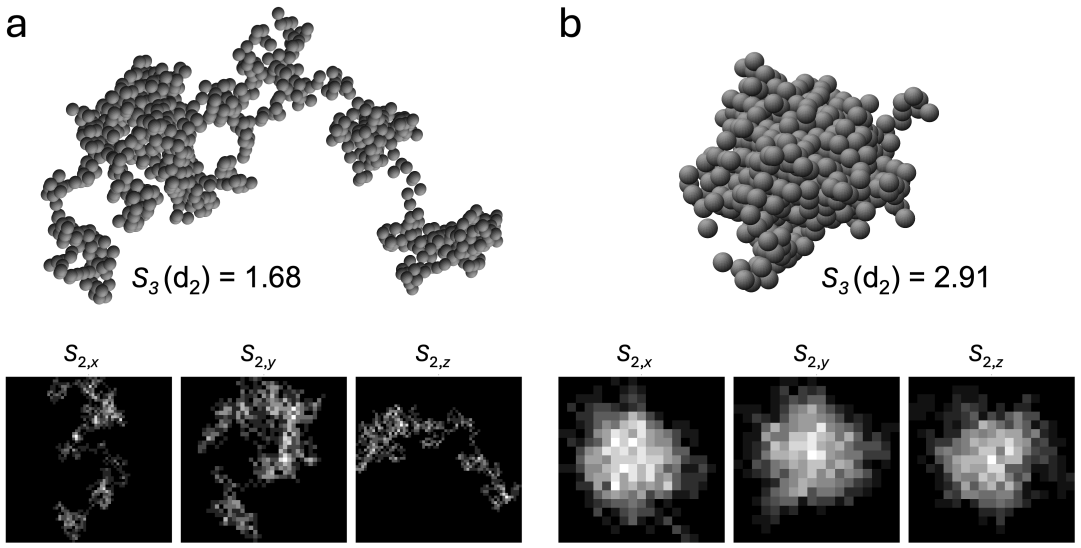
#> input picture images/Slide1.png, 3243 x 1642 px, given in place of 2622.bmp, which was not available (shown at 1/3 size)
$ jupyter execute --allow-errors flocmodelCNN.ipynb
#> lines starting #> are read from the running program, lines starting #| are printed output that depends on the picture; after the words box and inside, x2 and y2 are one past the last pixel; in counts of white or black regions, pixels touching at a corner belong together; pictures that were not available may be replaced by others from this repository, and a replacement may not be noted
[cell 1]
import tensorflow as tf
from tensorflow.keras import layers, models

# [28 lines left out: function build_model, not called in this run]

[cell 2]
import os
import numpy as np
from tensorflow.keras.preprocessing.image import load_img, img_to_array

from tensorflow.keras.preprocessing.image import img_to_array, load_img
import os
import numpy as np
from PIL import Image

def parse_dataset(base_path, target_shape=(128, 128)):
    """
    Parses the dataset into input tensors and target values.

    Parameters:
    base_path (str): Path to the dataset folder.
    target_shape (tuple): Target shape (height, width) for resizing images.

    Returns:
    tuple: (input_tensors, target_values)
    """
    input_tensors = []
    target_values = []

    for folder in sorted(os.listdir(base_path)):
        folder_path = os.path.join(base_path, folder)

        # Skip non-directory entries (e.g., hidden files like .DS_Store)
        if not os.path.isdir(folder_path):
            continue

        try:
            # Load and resize images
            xy_img = img_to_array(load_img(
                os.path.join(folder_path, 'xy_projection.bmp'),
                color_mode='grayscale'
            ).resize(target_shape)) / 255.0

            xz_img = img_to_array(load_img(
                os.path.join(folder_path, 'xz_projection.bmp'),
                color_mode='grayscale'
            ).resize(target_shape)) / 255.0

            yz_img = img_to_array(load_img(
                os.path.join(folder_path, 'yz_projection.bmp'),
                color_mode='grayscale'
            ).resize(target_shape)) / 255.0

            # Stack images as channels
            input_tensor = np.stack([xy_img.squeeze(), xz_img.squeeze(), yz_img.squeeze()], axis=-1)
            input_tensors.append(input_tensor)

            # Load target value
            with open(os.path.join(folder_path, 'correlation_dimension.txt'), 'r') as f:
                for line in f:
                    if "Correlation dimension" in line:
                        target_values.append(float(line.split(':')[-1]))

        except FileNotFoundError as e:
            print(f"Missing file in {folder_path}: {e}")
        except ValueError as e:
            print(f"Image shape mismatch in {folder_path}: {e}")

    return np.array(input_tensors), np.array(target_values)


# Load dataset
base_path = "/Volumes/PortableSSD/flocfractal/data/"
#> (the rest of this cell did not finish here and is left out)

#> (a cell that did not finish here is left out)

[cell 4]
from sklearn.model_selection import train_test_split

# Split into training, validation, and test sets
#> (the rest of this cell did not finish here and is left out)

#> (a cell that did not finish here is left out)

#> (a cell that did not finish here is left out)

#> (a cell that did not finish here is left out)

[cell 8]
import matplotlib.pyplot as plt
#> (the rest of this cell did not finish here and is left out)

[cell 9]
import cv2
import numpy as np
import matplotlib.pyplot as plt
from sklearn.cluster import KMeans
from tensorflow.keras.models import load_model

import cv2
import numpy as np
from sklearn.cluster import KMeans

def process_image_with_kmeans_largest(filepath, num_clusters=2, target_shape=(128, 128)):
    """
    Processes an image using KMeans clustering to generate a binary mask,
    keeps only the largest connected component (particle), and resizes it
    to match the CNN input shape with three channels.

    Parameters:
    filepath (str): Path to the BMP image.
    num_clusters (int): Number of clusters for KMeans. Default is 2 (background and particles).
    target_shape (tuple): Target shape for resizing the binary mask (height, width).

    Returns:
    np.ndarray: Processed binary mask tensor ready for CNN input with 3 channels.
    """
#> called with num_clusters = 2, target_shape = (128, 128)
    # Read the image
    image = cv2.imread(filepath)
#> image is the input picture: shape (1642, 3243, 3); min 0, max 255, mean 170.4
    if image is None:
        raise FileNotFoundError(f"Image not found: {filepath}")

    # Convert the image to RGB format
    image_rgb = cv2.cvtColor(image, cv2.COLOR_BGR2RGB)

    # Reshape the image to a 2D array of pixels (for clustering)
    pixels = image_rgb.reshape((-1, 3))

    # Apply KMeans clustering
    kmeans = KMeans(n_clusters=num_clusters, random_state=42)
    kmeans.fit(pixels)

    # Identify the cluster with the lowest average intensity (darker background)
    cluster_averages = np.mean(kmeans.cluster_centers_, axis=1)
    darkest_cluster = np.argmin(cluster_averages)

    # Create a binary mask
    binary_mask = (kmeans.labels_.reshape(image_rgb.shape[:2]) != darkest_cluster).astype(np.uint8) * 255

    # Find connected components and keep only the largest one
    num_labels, labels, stats, _ = cv2.connectedComponentsWithStats(binary_mask, connectivity=8)
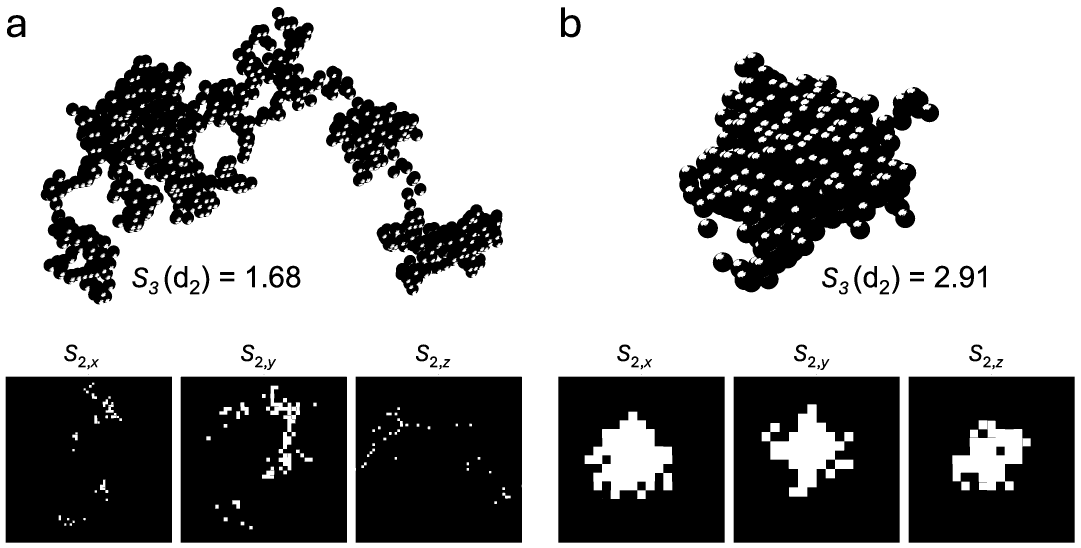
#> binary_mask: shape (1642, 3243) (shown at 1/3 size); 62.2% white; 587 black regions (519 under 20 px), largest, box (x1, y1, x2, y2) and area: (2037, 157, 2817, 877) 265015, (1067, 1130, 1566, 1628) 246273, (17, 1130, 516, 1628) 245638
    if num_labels > 1:  # Exclude the background (label 0)
        largest_label = 1 + np.argmax(stats[1:, cv2.CC_STAT_AREA])  # Index of the largest particle
        binary_mask = (labels == largest_label).astype(np.uint8) * 255

    # Resize the binary mask to match the model's input shape
    binary_mask_resized = cv2.resize(binary_mask, target_shape, interpolation=cv2.INTER_NEAREST)
#> binary_mask: shape (1642, 3243); 58.7% white; 282 black regions (217 under 20 px), largest, box (x1, y1, x2, y2) and area: (2037, 157, 2817, 877) 294849, (122, 21, 1068, 913) 272911, (17, 1130, 516, 1628) 248502

    # Normalize pixel values to [0, 1]
    normalized_mask = binary_mask_resized / 255.0

    # Stack the single-channel mask into 3 channels
    stacked_mask = np.stack([normalized_mask] * 3, axis=-1)

    # Add batch dimension
    processed_tensor = np.expand_dims(stacked_mask, axis=0)  # Add batch dimension
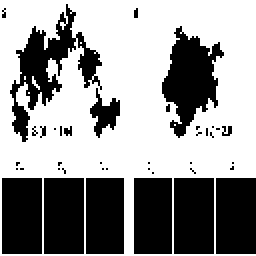
#> stacked_mask: shape (128, 128, 3) float64 (shown 2 times larger); values 0 (black) and 1 (white), 59.3% white; 40 black regions (31 under 20 px), largest, box (x1, y1, x2, y2) and area: (5, 2, 51, 71) 978, (81, 13, 112, 69) 916, (1, 89, 21, 127) 760

    return processed_tensor


def predict_fractal_dimension(filepath, model_path):
    """
    Predicts the fractal dimension of a given BMP image using a trained CNN model.

    Parameters:
    filepath (str): Path to the BMP image.
    model_path (str): Path to the saved CNN model.

    Returns:
    float: Predicted fractal dimension.
    """
    # Process the image to generate the binary mask tensor
    input_tensor = process_image_with_kmeans(filepath)

    # Load the trained model
    model = load_model(model_path)

    # Predict the fractal dimension
    predicted_dimension = model.predict(input_tensor)

    return predicted_dimension[0, 0]

# Example usage
model_path = "/Volumes/PortableSSD/flocfractal/floc.h5"

image_path = "/Users/braydennoh/Documents/testnew/cnn/flocgood/2622.bmp"
processed_tensor = process_image_with_kmeans_largest(image_path)

# Visualize the binary mask with only the largest particle
binary_mask = processed_tensor[0, :, :, 0]  # Extract the binary mask
import matplotlib.pyplot as plt
plt.figure(figsize=(8, 8))
plt.imshow(binary_mask, cmap='gray')
plt.title("Binary Mask with Largest Particle")
plt.axis('off')
plt.show()
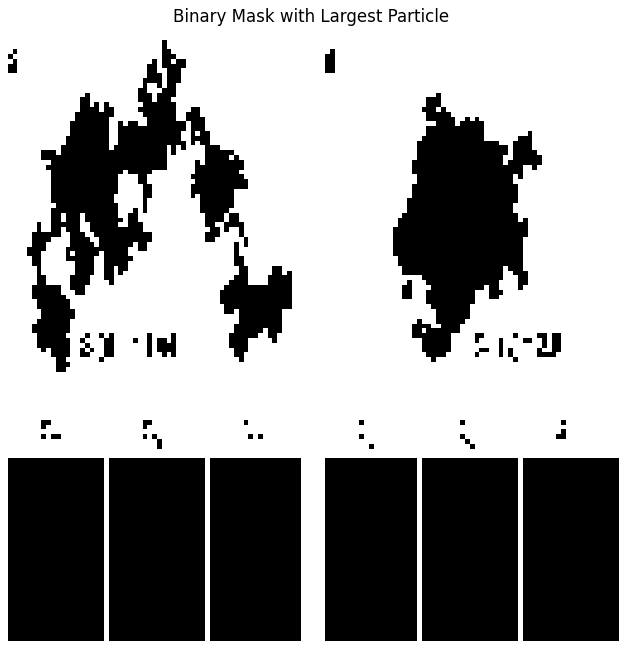
#> figure drawn by matplotlib, 1 panel

#> (the rest of this cell did not finish here and is left out)

print(f"Predicted Fractal Dimension: {predicted_dimension:.4f}")

[cell 10]
import os
import numpy as np
from PIL import Image

def load_dataset(base_path, target_shape=(128, 128)):
    """
    Load the dataset from the specified path, preprocess images, and extract fractal dimensions.

    Parameters:
    base_path (str): Path to the dataset folders.
    target_shape (tuple): Target shape for resizing images.

    Returns:
    tuple: (input_tensors, target_values)
    """
    input_tensors = []
    target_values = []

    for folder in sorted(os.listdir(base_path)):
        folder_path = os.path.join(base_path, folder)
        if not os.path.isdir(folder_path):
            continue

        # Load the 3 BMP images
        try:
            images = []
            for axis in ['xy_projection.bmp', 'xz_projection.bmp', 'yz_projection.bmp']:
                image_path = os.path.join(folder_path, axis)
                img = Image.open(image_path).convert('L')  # Convert to grayscale
                img_resized = img.resize(target_shape)
                img_array = np.array(img_resized) / 255.0  # Normalize to [0, 1]
                images.append(img_array)

            # Stack images as channels (H, W, 3)
            stacked_images = np.stack(images, axis=-1)
            input_tensors.append(stacked_images)

            # Load fractal dimension from correlation_dimension.txt
            with open(os.path.join(folder_path, 'correlation_dimension.txt'), 'r') as f:
                for line in f:
                    if "Correlation dimension" in line:
                        target_values.append(float(line.split(':')[-1]))
        except Exception as e:
            print(f"Error processing folder {folder_path}: {e}")

    return np.array(input_tensors), np.array(target_values)

# Example usage
base_path = "/Volumes/PortableSSD/flocfractal/data1blurry/"
#> (the rest of this cell did not finish here and is left out)

[cell 11]
import tensorflow as tf
from tensorflow.keras import layers, models

# [28 lines left out: function build_cnn_model, not called in this run]

[cell 12]
from sklearn.model_selection import train_test_split
import matplotlib.pyplot as plt

# Split the dataset into training, validation, and test sets
#> (the rest of this cell did not finish here and is left out)

#> (a cell that did not finish here is left out)

[cell 14]
import numpy as np
from tensorflow.keras.models import load_model
from PIL import Image

def process_grayscale_image(image_path, target_shape=(128, 128)):
    """
    Process a grayscale BMP image for input into the CNN model with 3 channels.

    Parameters:
    image_path (str): Path to the grayscale BMP image.
    target_shape (tuple): Target shape for resizing the image (height, width).

    Returns:
    np.ndarray: Processed image tensor ready for CNN input.
    """
#> called with target_shape = (128, 128)
    # Load the image in grayscale mode
    image = Image.open(image_path).convert('L')  # Convert to grayscale
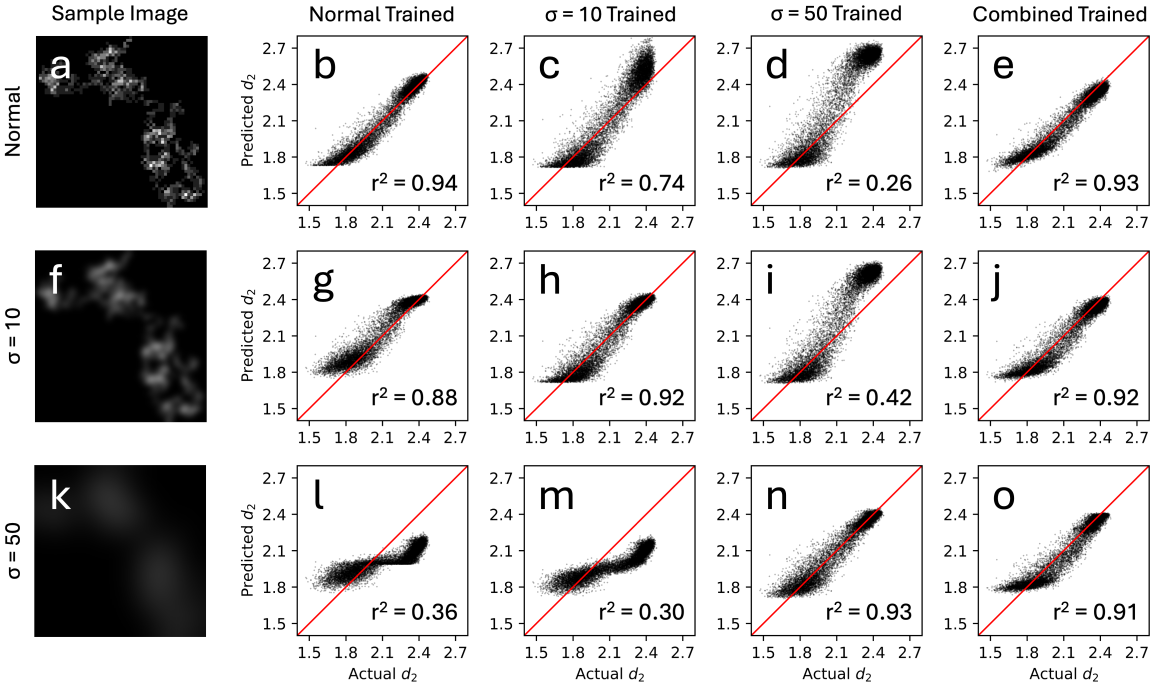
#> input picture images/Slide2.png, 3477 x 2062 px, given in place of 5.bmp, which was not available (shown at 1/3 size)
#> image: PIL image 3477x2062 L

    # Resize the image to the target shape
    image_resized = image.resize(target_shape)
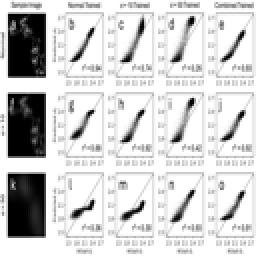
#> image_resized: PIL image 128x128 L (shown 2 times larger); min 0, max 255, mean 209.1

    # Normalize pixel values to [0, 1]
    image_array = np.array(image_resized) / 255.0

    # Stack the single grayscale channel into 3 identical channels
    stacked_image = np.stack([image_array] * 3, axis=-1)

    # Add batch dimension
    image_tensor = np.expand_dims(stacked_image, axis=0)  # Add batch dimension

    return image_tensor


def predict_fractal_dimension(image_path, model_path):
    """
    Predicts the fractal dimension of a given grayscale BMP image using a trained CNN model.

    Parameters:
    image_path (str): Path to the grayscale BMP image.
    model_path (str): Path to the saved CNN model.

    Returns:
    float: Predicted fractal dimension.
    """
    # Process the grayscale image
    input_tensor = process_grayscale_image(image_path)

    # Load the trained model
    model = load_model(model_path)

    # Predict the fractal dimension
    predicted_dimension = model.predict(input_tensor)

    return predicted_dimension[0, 0]

# Example usage
image_path = "/Volumes/PortableSSD/flocfractal/blurrytest/5.bmp"
model_path = "/Volumes/PortableSSD/flocfractal/cnn_model_grayscale.h5"

#> (the rest of this cell did not finish here and is left out)

[cell 15]
from PIL import Image, ImageFilter
import os

# Define the input and output paths
input_path = '/Volumes/PortableSSD/flocfractal/blurrytest/1.bmp'
output_folder = '/Volumes/PortableSSD/flocfractal/blurrytest/blurred_images/'

# Create the output folder if it doesn't exist
os.makedirs(output_folder, exist_ok=True)

# Open the image
image = Image.open(input_path)
#> image is the input picture: PIL image 3477x2062 RGB; mean R, G, B 210.7, 209.3, 209.3

# Apply Gaussian blur incrementally and save each result as 2.bmp, 3.bmp, ...
for i, radius in enumerate(range(0, 11), start=2):  # Start numbering from 2.bmp
    # Apply Gaussian blur to the image
    blurred_image = image.filter(ImageFilter.GaussianBlur(radius=radius))

    # Save the blurred image
    output_path = os.path.join(output_folder, f'{i}.bmp')
    blurred_image.save(output_path)

    print(f'Saved: {output_path}')
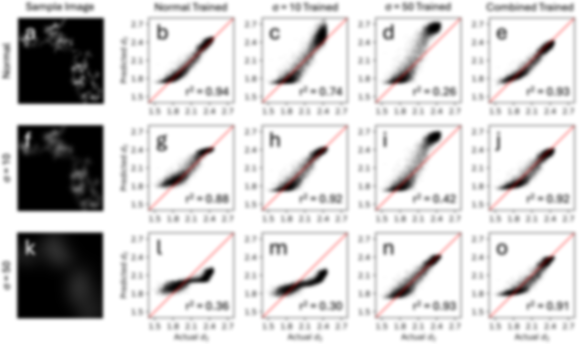
#> blurred_image: PIL image 3477x2062 RGB (shown at 1/6 size); mean R, G, B 210.7, 209.3, 209.3

[cell 16]
import cv2
import numpy as np
from PIL import Image
from scipy.interpolate import interp1d
from sympy import symbols, solve

def capacity_dimension_3d(filename, ell):
    """
    Capacity Dimension 3D Function in Python
    Args:
        filename (str): Path to the grayscale image file
        ell (int): Desired resolution (must be larger than the original image size)

    Returns:
        d0_3D (float): Estimated 3D capacity dimension
    """
#> called with ell = 1024
    # Load the grayscale image
    grayscale_image = cv2.imread(filename, cv2.IMREAD_GRAYSCALE)

    # Convert to binary using Otsu's method
    _, binary_image = cv2.threshold(grayscale_image, 0, 1, cv2.THRESH_BINARY + cv2.THRESH_OTSU)
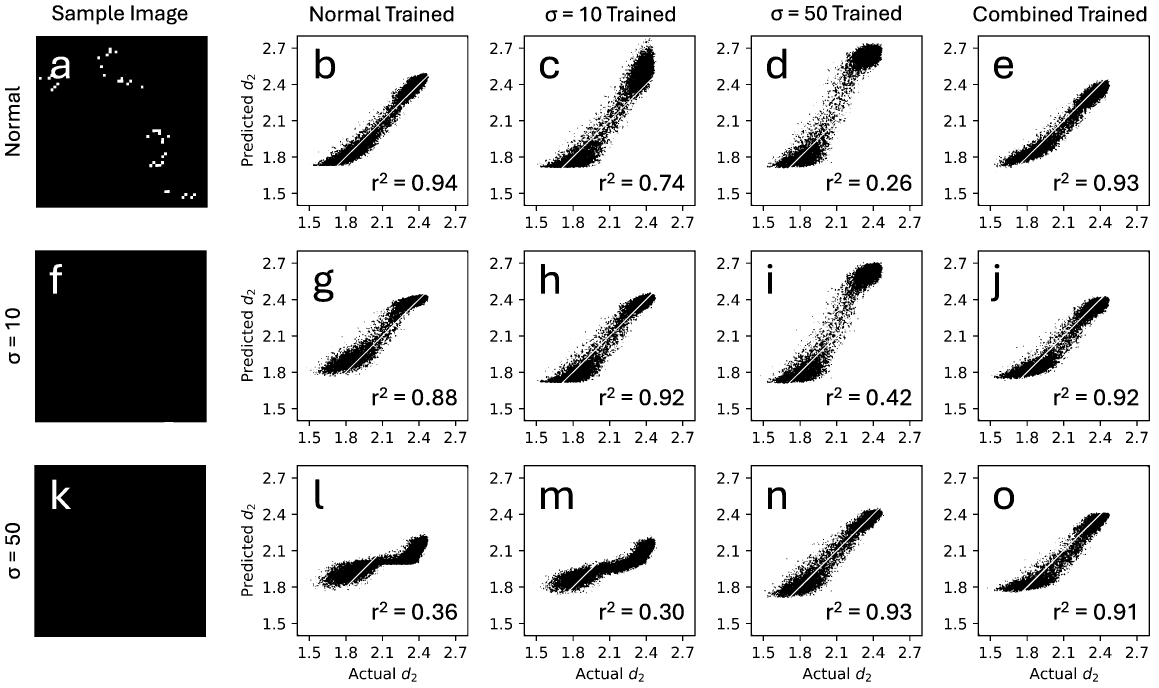
#> binary_image: shape (2062, 3477) (shown at 1/3 size); values 0 (black) and 1 (white), 81.9% white; 2170 black regions (1235 under 20 px), largest, box (x1, y1, x2, y2) and area: (105, 751, 620, 1267) 264344, (103, 1395, 618, 1911) 263765, (108, 108, 623, 623) 259775

    # Check if ell is greater than the original image size
    if ell <= max(binary_image.shape):
        raise ValueError(f"Error: Desired resolution ell ({ell}) must be greater than the original image size ({max(binary_image.shape)}).")

    # Resize binary image to the desired resolution
    resized_image = cv2.resize(binary_image, (ell, ell), interpolation=cv2.INTER_NEAREST)

    # Dimensionless area of the aggregate (N_A)
    N_A = np.sum(resized_image == 1)

    # Dimensionless perimeter of the aggregate (N_P)
    perimeter = np.pad(resized_image, pad_width=1, mode='constant', constant_values=0)
    N_P = np.sum(perimeter[1:, :-1] != perimeter[:-1, :-1]) + np.sum(perimeter[:-1, 1:] != perimeter[:-1, :-1])

    # Outermost perimeter-based fractal dimension (dP_0)
    dP_0 = 2 * np.log10(N_P) / np.log10(N_A)

    # Perimeter-based fractal dimension at I=1
    Z = 2 * np.log10(4 * ell - 4) / np.log10(ell ** 2)

    # Alpha with \tilde{alpha}=4
    alpha = (4 - 2) * dP_0 / (Z - 2) + 2 * (Z - 4) / (Z - 2)

    # Analytical dP_I spectrum (dP_I = AI^2 + BI + C)
    A = -1 * alpha * (Z - dP_0) / (2 - alpha)
    B = Z - dP_0 - A
    C = dP_0

    # Check if the spectrum exceeds the global maximum = 2
    I_max = -1 * B / (2 * A)
    dP_I_max = A * I_max**2 + B * I_max + C

    if dP_I_max > 2:  # If dP_I_max exceeds 2
        tmpA = Z - dP_0
        tmpB = 2 * (dP_0 - 2)
        tmpC = 2 - dP_0

        discriminant = tmpB**2 - 4 * tmpA * tmpC
        if discriminant >= 0:
            tmpI = [
                (-tmpB + np.sqrt(discriminant)) / (2 * tmpA),
                (-tmpB - np.sqrt(discriminant)) / (2 * tmpA),
            ]
            tmpI_max = [i for i in tmpI if 0 < i < 1]
            if len(tmpI_max) > 0:
                tmpI_max = min(tmpI_max)
                A = (dP_0 - Z) / (2 * tmpI_max - 1)
                B = Z - dP_0 - A

    # Interpolation to find beta1, beta2, beta3
    ell_given = np.array([64, 128, 256, 512, 1024, 2048, 4096, 8192])
    beta1_given = np.array([3.1239, 4.1186, 5.0458, 6.1108, 7.5930, 10.4402, 13.7207, 16.4458])
    beta2_given = np.array([-9.7720, -12.4070, -14.8611, -17.6664, -21.6212, -29.3393, -38.0654, -44.7104])
    beta3_given = np.array([8.3318, 10.0342, 11.5941, 13.3657, 15.9176, 21.0255, 26.6887, 30.6337])

    beta1 = interp1d(ell_given, beta1_given, kind='linear')(ell)
    beta2 = interp1d(ell_given, beta2_given, kind='linear')(ell)
    beta3 = interp1d(ell_given, beta3_given, kind='linear')(ell)

    # Determine optimum perimeter-based fractal dimension (dP_I_opt)
    tmpdP_I_opt = symbols('tmpdP_I_opt')
    tmp_eq = A * (beta1 * tmpdP_I_opt**2 + beta2 * tmpdP_I_opt + beta3)**2 + \
             B * (beta1 * tmpdP_I_opt**2 + beta2 * tmpdP_I_opt + beta3) + \
             C - tmpdP_I_opt
    tmpdP_I_opt_solutions = solve(tmp_eq, tmpdP_I_opt)
    tmpdP_I_opt_real = [sol.evalf() for sol in tmpdP_I_opt_solutions if sol.is_real]

    tmpdP_I_opt_real = [dP for dP in tmpdP_I_opt_real if Z <= dP <= 2]
    if len(tmpdP_I_opt_real) == 0:  # No real solution
        dP_I_opt = A * I_max**2 + B * I_max + C
    else:
        dP_I_opt = max(tmpdP_I_opt_real)

    # 3D Capacity Dimension (d0_3D)
    k = Z * (Z - 1) + 1
    a = 9 * (Z - ((2 * k**2 - 9 * Z) / (k**2 - 9)))
    b = (2 * k**2 - 9 * Z) / (k**2 - 9)

    d0_3D = np.sqrt(float(a) / (float(dP_I_opt) - float(b)))  # Convert sympy objects to float
    return d0_3D


# Example usage
filename = '/Volumes/PortableSSD/flocfractal/blurrytest/5.bmp'
ell = 1024
#> (the rest of this cell did not finish here and is left out)
